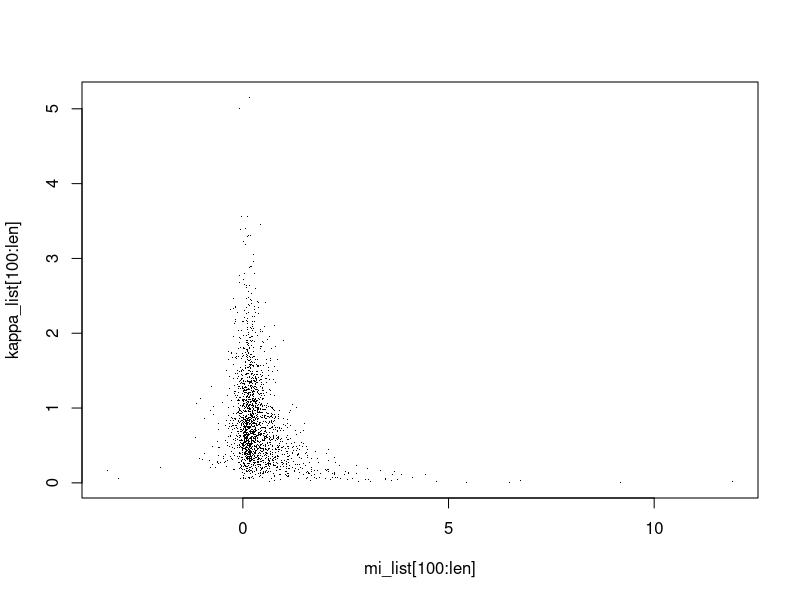
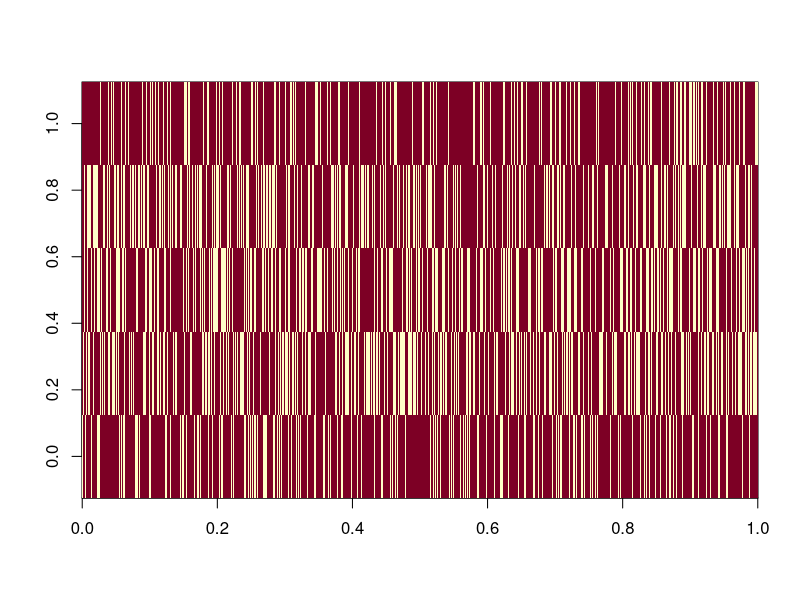
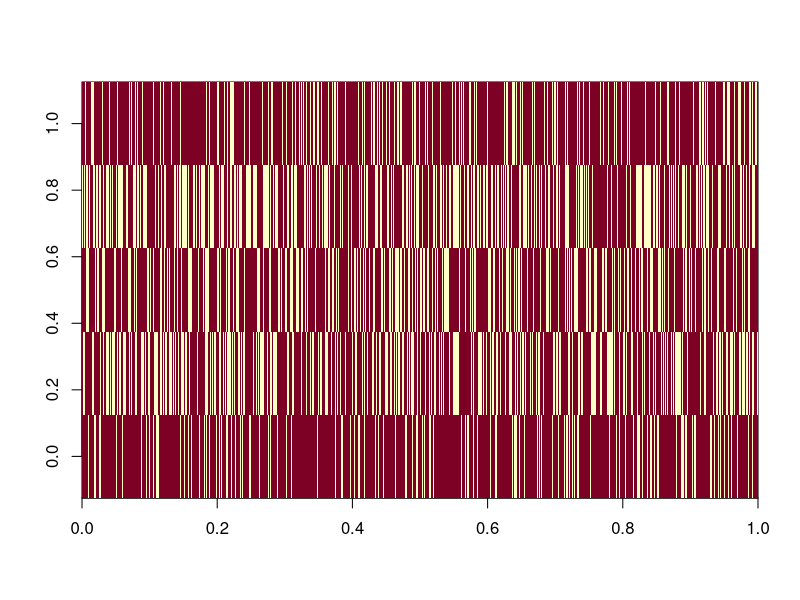

Reproduce these figures in R, in order.
## ---- chunk 1
len <-2000

n <- 5
s2 <- 5
y_bar <- 0
m <- 5
v2 <- 0.2


mi_list <- numeric(len)   # mi
kappa_list <- numeric(len)  # kappa
kappa_list[1] <- 1

for(i in (2:len)){
  kappa <- kappa_list[i - 1]
  random_first <- rnorm(1, mean = (n*kappa*y_bar/(n*kappa + v2)) + ( (v2/(n*kappa + v2)) * m), sd = 1/(kappa*n + v2))
  mi_list[i] <- random_first
  
  mi <- mi_list[i]
  random_second <- rgamma(1, shape = n/2, rate = s2/2 + (n/2)*(mi - y_bar)*(mi - y_bar))
  kappa_list[i] <- random_second
}


plot(mi_list[100:len], kappa_list[100:len], pch =".")

mean(mi_list[100:len])
mean(kappa_list[100:len])
sd(mi_list[100:len])
sd(kappa_list[100:len])
## ---- chunk 2
# Parameters
n_sim <- 2000
burn  <- 500
d     <- 5
theta <- matrix(0, d, d)
theta[row(theta) == col(theta) - 1] <- -1
theta[row(theta) == col(theta) + 1] <- -1
mu <- rep(2, d)                      

# Experiment
X <- matrix(0, n_sim, d)

for (i in 2:n_sim) {
  x <- X[i - 1, ]                    
  for (j in 1:d) {
    eta <- mu[j] + sum(theta[j, ] * x)  
    p   <- 1 / (1 + exp(-eta))
    x[j] <- rbinom(1, 1, p)
  }
  X[i, ] <- x
}

# Simple statistics
colMeans(X[(burn + 1):n_sim, ])
cov(X[(burn + 1):n_sim, ])
image(X[(burn + 1):n_sim, ])
## ---- chunk 3
simulate_autologistic <- function(n_sim, burn, theta){

d <- ncol(theta)
X <- matrix(0, n_sim, d)

mu <- diag(theta)
diag(theta) <- 0

for (i in 2:n_sim) {
  x <- X[i - 1, ]                    
  for (j in 1:d) {
    eta <- mu[j] + sum(theta[j, ] * x)  
    p   <- 1 / (1 + exp(-eta))
    x[j] <- rbinom(1, 1, p)
  }
  X[i, ] <- x
}
return (X[(burn + 1):n_sim, ])
}
## ---- chunk 4
theta <- matrix(0, d, d)
theta[row(theta) == col(theta) - 1] <- -1
theta[row(theta) == col(theta) + 1] <- -1
diag(theta) <- 2

simulations <- simulate_autologistic(20000, 500, theta)
colMeans(simulations)
cov(simulations)
image(simulations)
